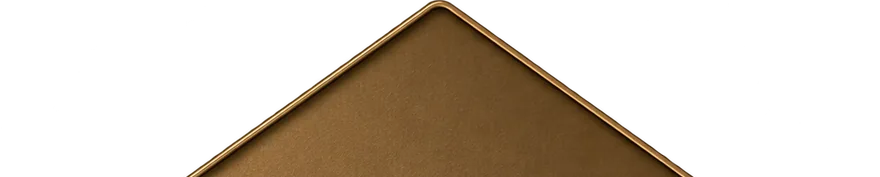
#> input picture platform/themes/nocturne-lake-estate/img/env_flap-880.webp, 880 x 177 px
$ python -i build_images.py   (imports and definitions only)
#> lines starting #> are read from the running program, lines starting #| are printed output that depends on the picture; after the words box and inside, x2 and y2 are one past the last pixel; in counts of white or black regions, pixels touching at a corner belong together
#> further down, picture is the input picture: PIL image 880x177 RGBA; mean R, G, B, A 35.7, 25.8, 14, 74.9
#!/usr/bin/env python3
"""Nocturne Lake Estate (22) — GPT sources → img/ (docs/11 §5.4; tools/tema_build.py). v2 of 2026-10-24.

v2 follows the GPT design board (assets/gpt/mockups/design-board.png, PAKET 8 "The moon is missing") and is built only
from its PAKET 8 parts (collections/22_Nocturne_Lake_Estate/assets/gpt/parts/) — cut, aligned, scaled; nothing is drawn
(K21, docs/11 §5.7):

  moon_envelope_closed  env_flap-720/938    the closed envelope's mountain-cut flap (tema_build.kapak_kes "egri": cut at the
                                            first contact-shade row under its gold hairline, so the hairline stays on it)
  moon_envelope_open    env_pocket-720/938  the front pocket with its gold "moonlight" hairlines (the closed flap lies on it)
                        env_back-720/938    the open envelope's back and moiré lining, aligned onto the closed body
                        env_flap_in-720     the open flap's moiré inner face (it stands above the envelope once open)
  moon_seal             seal-200/400        the champagne-gold "moon" seal in the flap's valley (initials = live text)
  moon                  moon-320/640        the full moon (home sky; the seal rises into it on the opening)
  card_invite           card-720/1100       the ivory card with the arch window (photo under it, mask_card.png = its hole)
  night_lake(_wide)     lake-720/1024, lake_wide-1536, lake_blur-480   the night lake without a moon (index, home, RSVP)
                        water-720           the lower water of the wide lake (story: the photographs' reflections float on it)
  paper_tile            paper-512           black cotton paper, made seamless (half-offset cross-fade of its own pixels)
  balustrade            balustrade-800/1400 the moonlit limestone balustrade (home hero foreground, RSVP foot)
  frame_arch            frame_arch-480/720  + mask_arch.png (the measured hole) — the home portrait
  frame_landscape       frame_land-720/1100 — story photographs, the venue
  card_gilt             gilt_top/mid/bot-720  the gilt-edged black card in three slices (the middle one repeats)
  divider_moonpath      divider-720/1100    rules under headings; thread-720 = its broken end, turned upright (timeline)
  icon_*                icon-<key>-128      programme icons (low-alpha colour fringe cleared)
  gold_leaf_1..3        leaf1/2/3-160       drifting gold leaf (accents)
  og-1200x630.jpg       night_lake_wide + the closed envelope + the seal (composited, no text); favicon = the seal

The open envelope came out ~6 % taller than the closed one (hinge row 665 vs the closed top edge 696; bottom 1286 vs
1280; sides ±2 px): it is scaled onto the closed body (hinge → top edge, bottom → bottom, sides → sides) before cutting,
so back, pocket and both flap faces line up. manifest `stage` = the numbers site.css uses (% of the closed body box).

  python3 platform/themes/nocturne-lake-estate/build_images.py [--still out.png]
"""
from __future__ import annotations

import json
import sys
from pathlib import Path

import numpy as np
from PIL import Image, ImageFilter

THEME = Path(__file__).resolve().parent
ROOT = THEME.parents[2]
sys.path.insert(0, str(ROOT / "tools"))
import tema_build as tb  # noqa: E402

COL = ROOT / "collections/22_Nocturne_Lake_Estate"
PARTS = COL / "assets/gpt/parts"
OUT = THEME / "img"

ICONS = {"rings": "icon_ceremony", "toast": "icon_toast", "dinner": "icon_dinner", "dance": "icon_dancing",
         "dress": "icon_dresscode", "boat": "icon_boat"}
REQUIRED = ["moon_envelope_closed", "moon_envelope_open", "moon_seal", "moon", "card_invite", "night_lake",
            "night_lake_wide", "paper_tile", "balustrade", "frame_arch", "frame_landscape", "card_gilt",
            "divider_moonpath", "gold_leaf_1", "gold_leaf_2", "gold_leaf_3", *ICONS.values()]
SEAL_W = 19.0        # % of the envelope width (design board: the seal in the valley ≈ 19 %)
CARD_W = 92.0        # % of the envelope width: the card in the pocket
CARD_TOP = 9.5       # % of the envelope height: the card's top edge inside the pocket (just under the pocket's edge)
PH_TONE = (40, 44, 52)


def part(ad: str) -> Image.Image:
    return Image.open(PARTS / f"{ad}.png").convert("RGBA")


def abox(im, esik: int = 128):
    return tb.alfa_kutusu(np.asarray(im)[..., 3], esik=esik)


def trim(im: Image.Image, esik: int = 24) -> Image.Image:
    k = abox(im, esik)
    return im.crop(k) if k else im


def r2(v) -> float:
    return round(float(v), 2)


# [12 lines left out: function clean_fringe, not called in this run]


def holes(im: Image.Image, esik: int = 128) -> np.ndarray:
    """The biggest transparent region not reachable from the border = the window the frame encloses (the moulding's
    own see-through specks are smaller enclosed regions and are left out)."""
#> called with esik = 128
    from scipy import ndimage
    clear = np.asarray(im)[..., 3] < esik
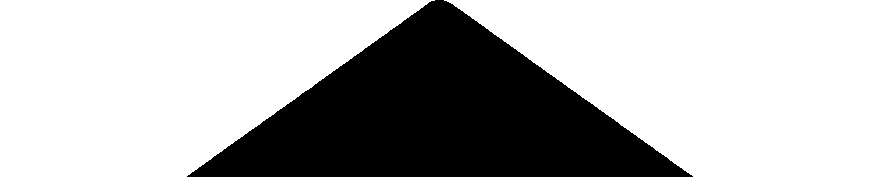
#> clear: shape (177, 880) bool; 70.4% white; 1 black region, box (x1, y1, x2, y2) and area: (187, 0, 693, 177) 46073
    lab, n = ndimage.label(clear)
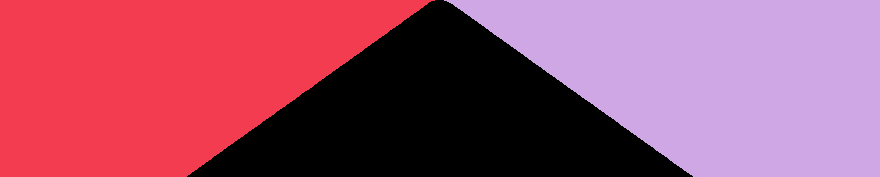
#> lab: shape (177, 880) int32; 3 distinct labels, from 0 to 2; one colour per label, 0 black
#> n = 2
    edge = set(np.unique(np.concatenate([lab[0], lab[-1], lab[:, 0], lab[:, -1]]))) - {0}
#> edge = 2 items
    sizes = ndimage.sum(clear, lab, range(1, n + 1))
#> sizes = [54810, 54877]
    best = max((i for i in range(1, n + 1) if i not in edge), key=lambda i: sizes[i - 1], default=None)
    return lab == best if best else np.zeros_like(clear)
#> returned value: shape (177, 880) bool; every value is 0


def window(im: Image.Image, mask_name: str | None = None, mask_w: int = 320):
    """The largest enclosed hole of a frame/card: its box in % of the image, its px size and (optionally) its shape saved
    as a technical alpha mask for CSS mask-image (the measured pixels, not a drawing)."""
    m = holes(im)
    lab = Image.fromarray(m.astype(np.uint8) * 255, "L")
    ys, xs = np.nonzero(m)
#> ys = empty array; xs = empty array
    if not len(xs):
#> (the run stopped early here; a loop or call above may not have finished)

$ run again, on platform/themes/art-deco-black-tie/img/decor_tl-480.webp
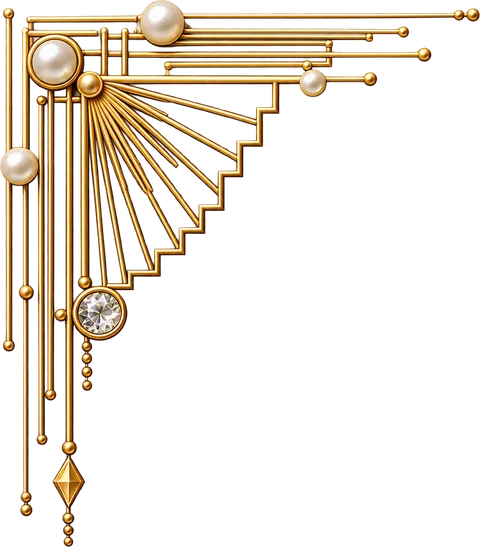
#> input picture platform/themes/art-deco-black-tie/img/decor_tl-480.webp, 480 x 547 px
#> picture is the input picture: PIL image 480x547 RGBA; mean R, G, B, A 92.7, 56.3, 25.5, 47
#> clear: shape (547, 480) bool; 81.4% white; 1 black region, box (x1, y1, x2, y2) and area: (0, 1, 480, 547) 48849
#> in holes, `lab, n = ndimage.label(clear)`:
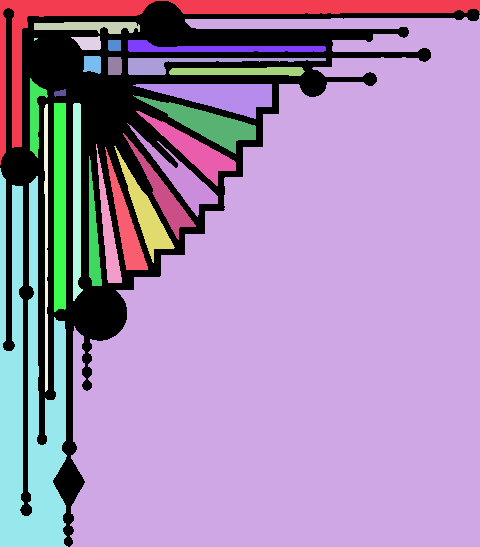
#> lab: shape (547, 480) int32; 30 distinct labels, from 0 to 29; one colour per label, 0 black
#> n = 29
#> edge = 3 items
#> sizes = 29 values, max 164001 at index 1, min 1 at index 14, mean 7369.3
#> best = 13
#> in holes, `return lab == best if best else np.zeros_like(clear)`:
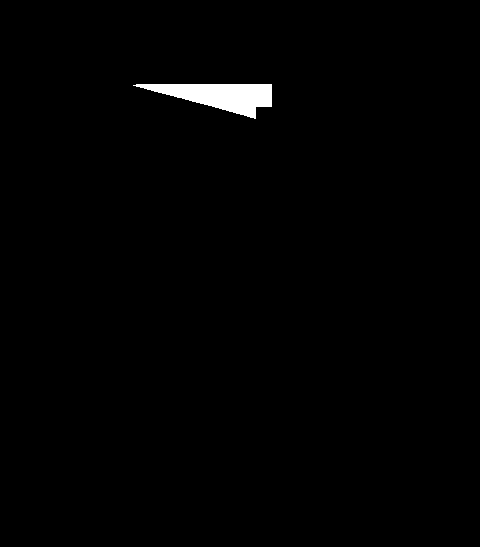
#> returned value: shape (547, 480) bool; 0.99% white; 1 white region, box (x1, y1, x2, y2) and area: (133, 84, 272, 119) 2597
#> ys = 2597 values from 84 to 118; xs = 2597 values, max 271 at index 135, min 133 at index 136, mean 220
#> x0 = 133; x1 = 272; y0 = 84; y1 = 119
#> info = {'window_pct': [27.71, 15.36, 28.96, 6.4], 'window_px': [139, 35]}
#> result has the same summary as info in window
